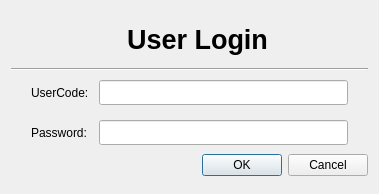
<?xml version="1.0" encoding="UTF-8"?>
<ui version="4.0">
 <class>Dialog</class>
 <widget class="QDialog" name="Dialog">
  <property name="geometry">
   <rect>
    <x>0</x>
    <y>0</y>
    <width>379</width>
    <height>194</height>
   </rect>
  </property>
  <property name="minimumSize">
   <size>
    <width>379</width>
    <height>194</height>
   </size>
  </property>
  <property name="maximumSize">
   <size>
    <width>379</width>
    <height>194</height>
   </size>
  </property>
  <property name="font">
   <font>
    <family>Arial</family>
   </font>
  </property>
  <property name="windowTitle">
   <string>UserLogin</string>
  </property>
  <layout class="QVBoxLayout" name="verticalLayout">
   <item>
    <widget class="QWidget" name="widget" native="true">
     <property name="minimumSize">
      <size>
       <width>0</width>
       <height>45</height>
      </size>
     </property>
     <property name="maximumSize">
      <size>
       <width>16777215</width>
       <height>45</height>
      </size>
     </property>
     <property name="styleSheet">
      <string notr="true"/>
     </property>
     <widget class="QLabel" name="label">
      <property name="geometry">
       <rect>
        <x>76</x>
        <y>9</y>
        <width>32</width>
        <height>32</height>
       </rect>
      </property>
      <property name="minimumSize">
       <size>
        <width>32</width>
        <height>32</height>
       </size>
      </property>
      <property name="maximumSize">
       <size>
        <width>32</width>
        <height>32</height>
       </size>
      </property>
      <property name="sizeIncrement">
       <size>
        <width>64</width>
        <height>64</height>
       </size>
      </property>
      <property name="baseSize">
       <size>
        <width>64</width>
        <height>64</height>
       </size>
      </property>
      <property name="text">
       <string/>
      </property>
      <property name="pixmap">
       <pixmap>../res/Login_64px.net.png</pixmap>
      </property>
      <property name="scaledContents">
       <bool>true</bool>
      </property>
     </widget>
     <widget class="QLabel" name="label_4">
      <property name="geometry">
       <rect>
        <x>114</x>
        <y>9</y>
        <width>145</width>
        <height>32</height>
       </rect>
      </property>
      <property name="font">
       <font>
        <family>Arial</family>
        <pointsize>20</pointsize>
        <weight>75</weight>
        <bold>true</bold>
        <underline>false</underline>
        <strikeout>false</strikeout>
       </font>
      </property>
      <property name="text">
       <string>User Login</string>
      </property>
      <property name="alignment">
       <set>Qt::AlignCenter</set>
      </property>
     </widget>
    </widget>
   </item>
   <item>
    <widget class="Line" name="line">
     <property name="orientation">
      <enum>Qt::Horizontal</enum>
     </property>
    </widget>
   </item>
   <item>
    <layout class="QGridLayout" name="gridLayout">
     <property name="leftMargin">
      <number>20</number>
     </property>
     <property name="rightMargin">
      <number>20</number>
     </property>
     <property name="horizontalSpacing">
      <number>10</number>
     </property>
     <property name="verticalSpacing">
      <number>15</number>
     </property>
     <item row="0" column="0">
      <widget class="QLabel" name="label_2">
       <property name="text">
        <string>UserCode:</string>
       </property>
      </widget>
     </item>
     <item row="0" column="1">
      <widget class="QLineEdit" name="lineEdit">
       <property name="minimumSize">
        <size>
         <width>0</width>
         <height>25</height>
        </size>
       </property>
      </widget>
     </item>
     <item row="1" column="0">
      <widget class="QLabel" name="label_3">
       <property name="text">
        <string>Password:</string>
       </property>
      </widget>
     </item>
     <item row="1" column="1">
      <widget class="QLineEdit" name="lineEdit_2">
       <property name="minimumSize">
        <size>
         <width>0</width>
         <height>25</height>
        </size>
       </property>
       <property name="inputMask">
        <string/>
       </property>
       <property name="echoMode">
        <enum>QLineEdit::Password</enum>
       </property>
       <property name="placeholderText">
        <string/>
       </property>
      </widget>
     </item>
    </layout>
   </item>
   <item>
    <layout class="QHBoxLayout" name="horizontalLayout_2">
     <item>
      <spacer name="horizontalSpacer">
       <property name="orientation">
        <enum>Qt::Horizontal</enum>
       </property>
       <property name="sizeHint" stdset="0">
        <size>
         <width>40</width>
         <height>20</height>
        </size>
       </property>
      </spacer>
     </item>
     <item>
      <widget class="QDialogButtonBox" name="buttonBox">
       <property name="orientation">
        <enum>Qt::Horizontal</enum>
       </property>
       <property name="standardButtons">
        <set>QDialogButtonBox::Cancel|QDialogButtonBox::Ok</set>
       </property>
      </widget>
     </item>
    </layout>
   </item>
  </layout>
 </widget>
 <resources/>
 <connections>
  <connection>
   <sender>buttonBox</sender>
   <signal>accepted()</signal>
   <receiver>Dialog</receiver>
   <slot>accept()</slot>
   <hints>
    <hint type="sourcelabel">
     <x>248</x>
     <y>254</y>
    </hint>
    <hint type="destinationlabel">
     <x>157</x>
     <y>274</y>
    </hint>
   </hints>
  </connection>
  <connection>
   <sender>buttonBox</sender>
   <signal>rejected()</signal>
   <receiver>Dialog</receiver>
   <slot>reject()</slot>
   <hints>
    <hint type="sourcelabel">
     <x>316</x>
     <y>260</y>
    </hint>
    <hint type="destinationlabel">
     <x>286</x>
     <y>274</y>
    </hint>
   </hints>
  </connection>
 </connections>
</ui>
